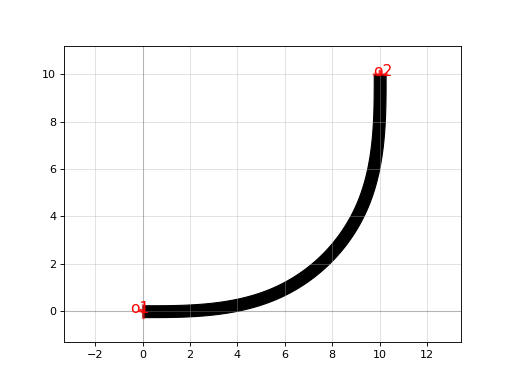

Python code for this plot:
import gdsfactory as gf

c = gf.components.bend_euler(angle=90.0, p=0.5, with_arc_floorplan=True, npoints=720, direction='ccw', with_bbox=False)
c.plot()
